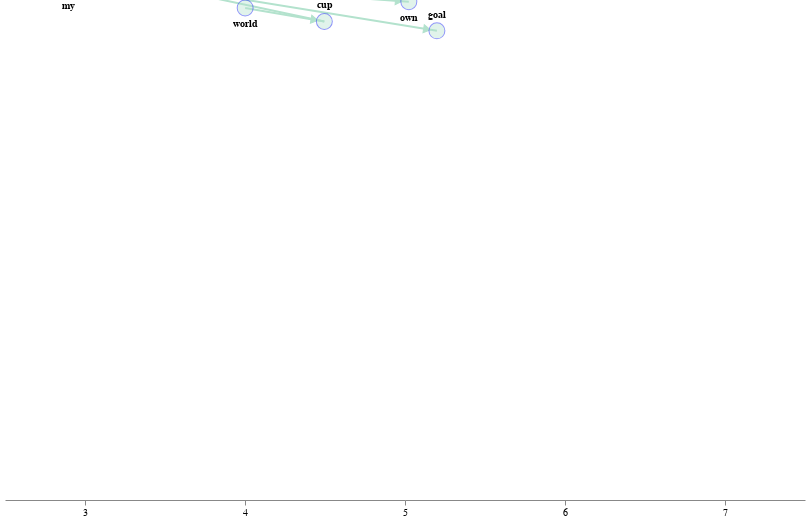

Notebook cell for this chart:
### Code cell
import networkx as nx
import numpy as np
import pandas as pd
import pytest
import IPython.display
import pyciemss



def spring_force_graph(
    nodes_json,edges_json):


    schema = pyciemss.visuals.vega.load_schema("word_graph.vg.json")


    schema["data"] = pyciemss.visuals.vega.replace_named_with(
        schema["data"], "node-data", ["values"], nodes_json
    )

    schema["data"] = pyciemss.visuals.vega.replace_named_with(
        schema["data"], "link-data", ["values"], edges_json
    )


    return schema
schema = spring_force_graph(nodes_json,edges_json )
pyciemss.visuals.plots.ipy_display(schema, format="interactive", dpi=72)

### Figure 1 — Vega specification as saved in the notebook (floating-point values rounded to 4 significant figures)
{"$schema": "https://vega.github.io/schema/vega/v5.json", "autosize": "none", "axes": [{"orient": "bottom", "scale": "xscale"}], "data": [{"format": {"type": "json"}, "name": "node-data", "values": "[{\"id\":\"world\",\"properties\":{\"name\":\"world\",\"full_name\":\"world\",\"horizontal_id\":5}},{\"id\":\"cup\",\"properties\":{\"name\":\"cup\",\"full_name\":\"world cup\",\"horizontal_id\":6}},{\"id\":\"first\",\"properties\":{\"name\":\"first\",\"full_name\":\"first world cup\",\"horizontal_id\":4}},{\"id\":\"goal\",\"properties\":{\"name\":\"goal\",\"full_name\":\"first world cup goal\",\"horizontal_id\":7}},{\"id\":\"own\",\"properties\":{\"name\":\"own\",\"full_name\":\"first world cup own\",\"horizontal_id\":7}},{\"id\":\"my\",\"properties\":{\"name\":\"my\",\"full_name\":\"my first world cup\",\"horizontal_id\":3}}]"}, {"format": {"type": "json"}, "name": "link-data", "values": "[{\"source\":\"world\",\"target\":\"cup\",\"properties\":{}},{\"source\":\"cup\",\"target\":\"first\",\"properties\":{}},{\"source\":\"first\",\"target\":\"goal\",\"properties\":{}},{\"source\":\"first\",\"target\":\"own\",\"properties\":{}},{\"source\":\"first\",\"target\":\"my\",\"properties\":{}}]"}], "description": "A beeswarm chart example that uses a force-directed layout to group items by category.", "height": 500, "marks": [{"encode": {"enter": {"fill": {"field": "layer", "scale": "color"}, "opacity": {"value": 0.4}, "xfocus": {"band": 0.5, "field": "properties.horizontal_id", "scale": "xscale"}, "yfocus": {"signal": "cy"}}, "hover": {"stroke": {"value": "purple"}, "strokeWidth": {"value": 3}, "zindex": {"value": 1}}, "update": {"size": {"signal": "pow(2 * radius, 2)"}, "stroke": [{"test": "datum['name'] === node_name", "value": "purple"}, {"value": "blue"}], "strokeWidth": {"value": 1}, "zindex": {"value": 0}}}, "from": {"data": "node-data"}, "name": "nodes", "on": [{"modify": "node", "trigger": "fix", "values": "fix === true ? {fx: node.x, fy: node.y} : {fx: fix[0], fy: fix[1]}"}, {"modify": "node", "trigger": "!fix", "values": "{fx: null}"}], "transform": [{"forces": [{"force": "collide", "iterations": 1, "radius": {"signal": "radius"}}, {"force": "nbody", "strength": -100}, {"force": "x", "strength": 1, "x": "xfocus"}, {"force": "y", "strength": 0.05, "y": "yfocus"}, {"distance": 0, "force": "link", "id": "datum.id", "links": "link-data", "strength": 0}], "iterations": 600, "restart": {"signal": "restart"}, "signal": "force", "static": {"signal": "static"}, "type": "force"}], "type": "symbol", "zindex": 1}, {"encode": {"enter": {"align": {"value": "center"}, "baseline": {"value": "middle"}, "fill": {"value": "black"}, "fontSize": {"value": 10}, "fontWeight": {"value": "bold"}, "text": {"field": "datum.id"}}, "update": {"x": {"field": "x"}, "y": {"field": "y"}}}, "from": {"data": "nodes"}, "transform": [{"anchor": ["top", "bottom", "right", "left"], "avoidMarks": ["nodes"], "offset": [1], "size": {"signal": "[width + 60, height]"}, "type": "label"}], "type": "text", "zindex": 10}, {"encode": {"update": {"stroke": {"field": "type", "scale": "color_scale"}, "strokeWidth": {"value": 2}}}, "from": {"data": "link-data"}, "interactive": false, "transform": [{"require": {"signal": "force"}, "shape": "line", "sourceX": "datum.source.x", "sourceY": "datum.source.y", "targetX": "datum.target.x", "targetY": "datum.target.y", "type": "linkpath"}], "type": "path"}, {"encode": {"enter": {"angle": {"field": "angle"}, "fill": {"field": "type", "scale": "color_scale"}, "stroke": {"field": "type", "scale": "color_scale"}}, "hover": {"opacity": {"value": 0.5}}, "update": {"shape": {"value": "triangle-right"}, "x": {"field": "target.x"}, "y": {"field": "target.y"}}}, "from": {"data": "link-data"}, "transform": [{"as": "angle", "expr": "atan2((datum.datum.target.y-datum.datum.source.y),(datum.datum.target.x-datum.datum.source.x))*180/PI", "type": "formula"}, {"as": "y", "expr": "datum.datum.target.y - 10*sin(atan2((datum.datum.target.y-datum.datum.source.y),(datum.datum.target.x-datum.datum.source.x)))", "type": "formula"}, {"as": "x", "expr": "datum.datum.target.x - 10*cos(atan2((datum.datum.target.y-datum.datum.source.y),(datum.datum.target.x-datum.datum.source.x)))", "type": "formula"}], "type": "symbol", "zindex": {"value": 40}}], "padding": {"bottom": 20, "left": 5, "right": 5}, "scales": [{"domain": {"data": "node-data", "field": "properties.horizontal_id", "sort": true}, "name": "xscale", "range": "width", "type": "band"}, {"domain": {"data": "node-data", "field": "layer"}, "name": "color", "range": {"scheme": "pastel2"}, "type": "ordinal"}, {"domain": {"data": "link-data", "field": "type"}, "name": "color_scale", "range": {"scheme": "pastel2"}, "type": "ordinal"}], "signals": [{"name": "cx", "update": "width / 2"}, {"name": "cy", "update": "height / 2"}, {"bind": {"input": "range", "max": 15, "min": 2, "step": 1}, "name": "radius", "value": 8}, {"bind": {"input": "checkbox"}, "name": "static", "value": false}, {"description": "State variable for active node fix status.", "name": "fix", "on": [{"events": "symbol:mouseout[!event.buttons], window:mouseup", "update": "false"}, {"events": "symbol:mouseover", "update": "fix || true"}, {"events": "[symbol:mousedown, window:mouseup] > window:mousemove!", "force": true, "update": "xy()"}], "value": false}, {"description": "Graph node most recently interacted with.", "name": "node", "on": [{"events": "symbol:mouseover", "update": "fix === true ? item() : node"}], "value": null}, {"description": "Name of raph node most recently interacted with.", "name": "node_name", "on": [{"events": "symbol:mouseover", "update": "node != null ? node.datum.name: null"}], "value": []}, {"description": "Flag to restart Force simulation upon data changes.", "name": "restart", "on": [{"events": "symbol:mouseout[!event.buttons], window:mouseup", "update": "true"}, {"events": {"signal": "fix"}, "update": "fix && fix.length"}], "value": false}], "width": 800}
